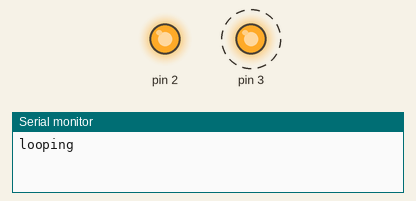
Recording of a sketch running on a simulated Arduino Uno, built with avr-gcc and run on an emulated ATmega328P. Shown: output pins drawn as LEDs (lit = HIGH), the last lines printed to the serial monitor. Dashed ring = blinking. Pins used as bus, display or sensor lines are not drawn.

Above: at 0.5 s.
At 2.5 s:
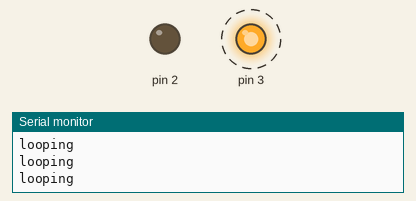
Timing chart, 0 to 5.2 s (numbered marks = the images above):
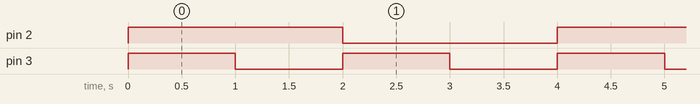

The sketch:

Lab2.8.ino
```cpp
void nibbleToPins(uint8_t in, uint8_t pin3, uint8_t pin2, uint8_t pin1,
uint8_t pin0) {
// use bitwise & operator to create logic condition that is
// used to light bits as if in the same nibble.
digitalWrite(pin0, in & 0b00000001);
digitalWrite(pin1, in & 0b00000010);
digitalWrite(pin2, in & 0b00000100);
digitalWrite(pin3, in & 0b00001000);
}
void setup() {
Serial.begin(115200);
pinMode(0,OUTPUT);
pinMode(1,OUTPUT);
pinMode(2,OUTPUT);
pinMode(3,OUTPUT);
}
void count_up() {
static uint8_t count = 15; // declare count and set its value to 0
nibbleToPins(count,0,1,2,3); //call a function that sets all 4 pins
delay(1000);
count = count - 1;
}
void loop() {
Serial.println("looping");
count_up();
}
```

Measured:
- by itself, pin 2: alternates HIGH for 2.0 s and LOW for 2.0 s
- by itself, pin 3: alternates HIGH for 1.0 s and LOW for 1.0 s
- by itself, everything shown: repeats every 4.0 s, in 4 steps
